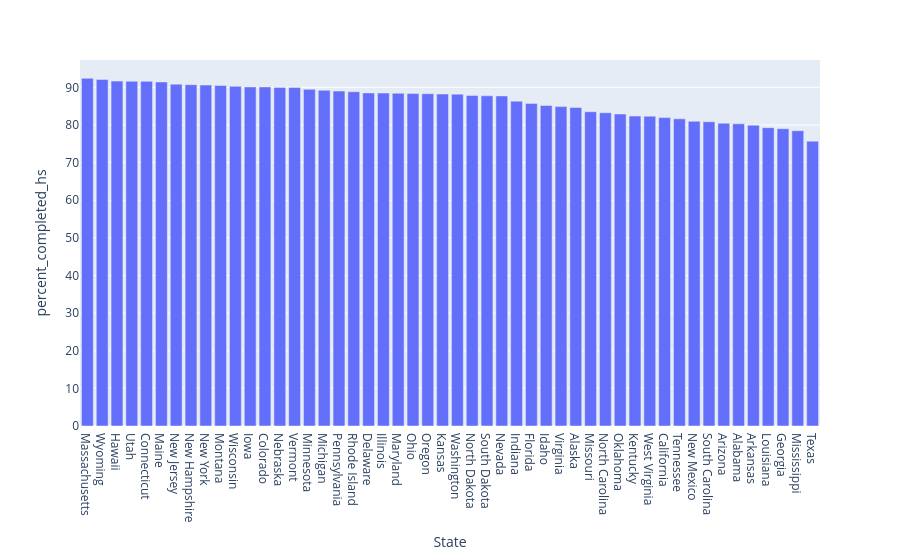

The notebook cell this image was saved under:
### Code cell
fig = px.bar(graduation_rate_US, x='State', y='percent_completed_hs')
fig.show()

### Figure 1 — Plotly figure (JSON) as saved in the notebook; plotly's stock layout.template omitted (floating-point values rounded to 4 significant figures)
{"data": [{"hovertemplate": "State=%{x}<br>percent_completed_hs=%{y}<extra></extra>", "legendgroup": "", "marker": {"color": "#636efa", "pattern": {"shape": ""}}, "name": "", "orientation": "v", "showlegend": false, "textposition": "auto", "type": "bar", "x": ["Massachusetts", "Wyoming", "Hawaii", "Utah", "Connecticut", "Maine", "New Jersey", "New Hampshire", "New York", "Montana", "Wisconsin", "Iowa", "Colorado", "Nebraska", "Vermont", "Minnesota", "Michigan", "Pennsylvania", "Rhode Island", "Delaware", "Illinois", "Maryland", "Ohio", "Oregon", "Kansas", "Washington", "North Dakota", "South Dakota", "Nevada", "Indiana", "Florida", "Idaho", "Virginia", "Alaska", "Missouri", "North Carolina", "Oklahoma", "Kentucky", "West Virginia", "California", "Tennessee", "New Mexico", "South Carolina", "Arizona", "Alabama", "Arkansas", "Louisiana", "Georgia", "Mississippi", "Texas"], "xaxis": "x", "y": [92.4, 92.1, 91.67, 91.62, 91.59, 91.43, 90.85, 90.71, 90.61, 90.49, 90.26, 90.11, 90.11, 89.99, 89.98, 89.47, 89.21, 89.02, 88.82, 88.52, 88.48, 88.42, 88.34, 88.3, 88.23, 88.2, 87.82, 87.75, 87.72, 86.32, 85.74, 85.17, 84.88, 84.63, 83.52, 83.25, 82.91, 82.37, 82.35, 81.96, 81.63, 80.98, 80.85, 80.47, 80.3, 79.95, 79.29, 79.01, 78.47, 75.69], "yaxis": "y"}], "layout": {"barmode": "relative", "legend": {"tracegroupgap": 0}, "margin": {"t": 60}, "xaxis": {"anchor": "y", "domain": [0, 1], "title": {"text": "State"}}, "yaxis": {"anchor": "x", "domain": [0, 1], "title": {"text": "percent_completed_hs"}}}}
